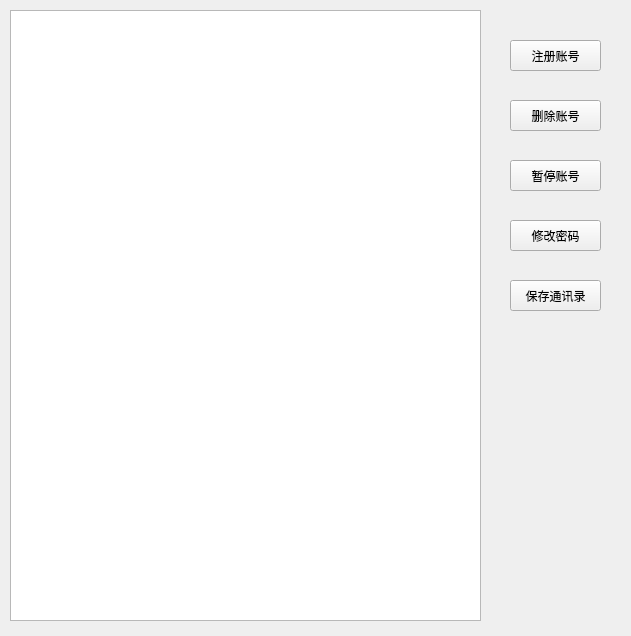
<?xml version="1.0" encoding="UTF-8"?>
<ui version="4.0">
 <class>Form</class>
 <widget class="QWidget" name="Form">
  <property name="geometry">
   <rect>
    <x>0</x>
    <y>0</y>
    <width>631</width>
    <height>636</height>
   </rect>
  </property>
  <property name="windowTitle">
   <string>邮件管理系统测试版</string>
  </property>
  <widget class="QTableWidget" name="sql_tw">
   <property name="geometry">
    <rect>
     <x>10</x>
     <y>10</y>
     <width>471</width>
     <height>611</height>
    </rect>
   </property>
  </widget>
  <widget class="QPushButton" name="register_btn">
   <property name="geometry">
    <rect>
     <x>510</x>
     <y>40</y>
     <width>91</width>
     <height>31</height>
    </rect>
   </property>
   <property name="text">
    <string>注册账号</string>
   </property>
  </widget>
  <widget class="QPushButton" name="del_btn">
   <property name="geometry">
    <rect>
     <x>510</x>
     <y>100</y>
     <width>91</width>
     <height>31</height>
    </rect>
   </property>
   <property name="text">
    <string>删除账号</string>
   </property>
  </widget>
  <widget class="QPushButton" name="pause_btn">
   <property name="geometry">
    <rect>
     <x>510</x>
     <y>160</y>
     <width>91</width>
     <height>31</height>
    </rect>
   </property>
   <property name="text">
    <string>暂停账号</string>
   </property>
  </widget>
  <widget class="QPushButton" name="pushButton_4">
   <property name="geometry">
    <rect>
     <x>510</x>
     <y>220</y>
     <width>91</width>
     <height>31</height>
    </rect>
   </property>
   <property name="text">
    <string>修改密码</string>
   </property>
  </widget>
  <widget class="QPushButton" name="save_btn">
   <property name="geometry">
    <rect>
     <x>510</x>
     <y>280</y>
     <width>91</width>
     <height>31</height>
    </rect>
   </property>
   <property name="text">
    <string>保存通讯录</string>
   </property>
  </widget>
 </widget>
 <resources/>
 <connections>
  <connection>
   <sender>register_btn</sender>
   <signal>clicked()</signal>
   <receiver>Form</receiver>
   <slot>register_slot()</slot>
   <hints>
    <hint type="sourcelabel">
     <x>556</x>
     <y>58</y>
    </hint>
    <hint type="destinationlabel">
     <x>651</x>
     <y>52</y>
    </hint>
   </hints>
  </connection>
  <connection>
   <sender>del_btn</sender>
   <signal>clicked()</signal>
   <receiver>Form</receiver>
   <slot>del_slot()</slot>
   <hints>
    <hint type="sourcelabel">
     <x>552</x>
     <y>112</y>
    </hint>
    <hint type="destinationlabel">
     <x>667</x>
     <y>113</y>
    </hint>
   </hints>
  </connection>
  <connection>
   <sender>pause_btn</sender>
   <signal>clicked()</signal>
   <receiver>Form</receiver>
   <slot>pause_slot()</slot>
   <hints>
    <hint type="sourcelabel">
     <x>568</x>
     <y>177</y>
    </hint>
    <hint type="destinationlabel">
     <x>650</x>
     <y>176</y>
    </hint>
   </hints>
  </connection>
  <connection>
   <sender>save_btn</sender>
   <signal>clicked()</signal>
   <receiver>Form</receiver>
   <slot>save_slot()</slot>
   <hints>
    <hint type="sourcelabel">
     <x>556</x>
     <y>303</y>
    </hint>
    <hint type="destinationlabel">
     <x>646</x>
     <y>300</y>
    </hint>
   </hints>
  </connection>
 </connections>
 <slots>
  <slot>register_slot()</slot>
  <slot>del_slot()</slot>
  <slot>pause_slot()</slot>
  <slot>save_slot()</slot>
 </slots>
</ui>
